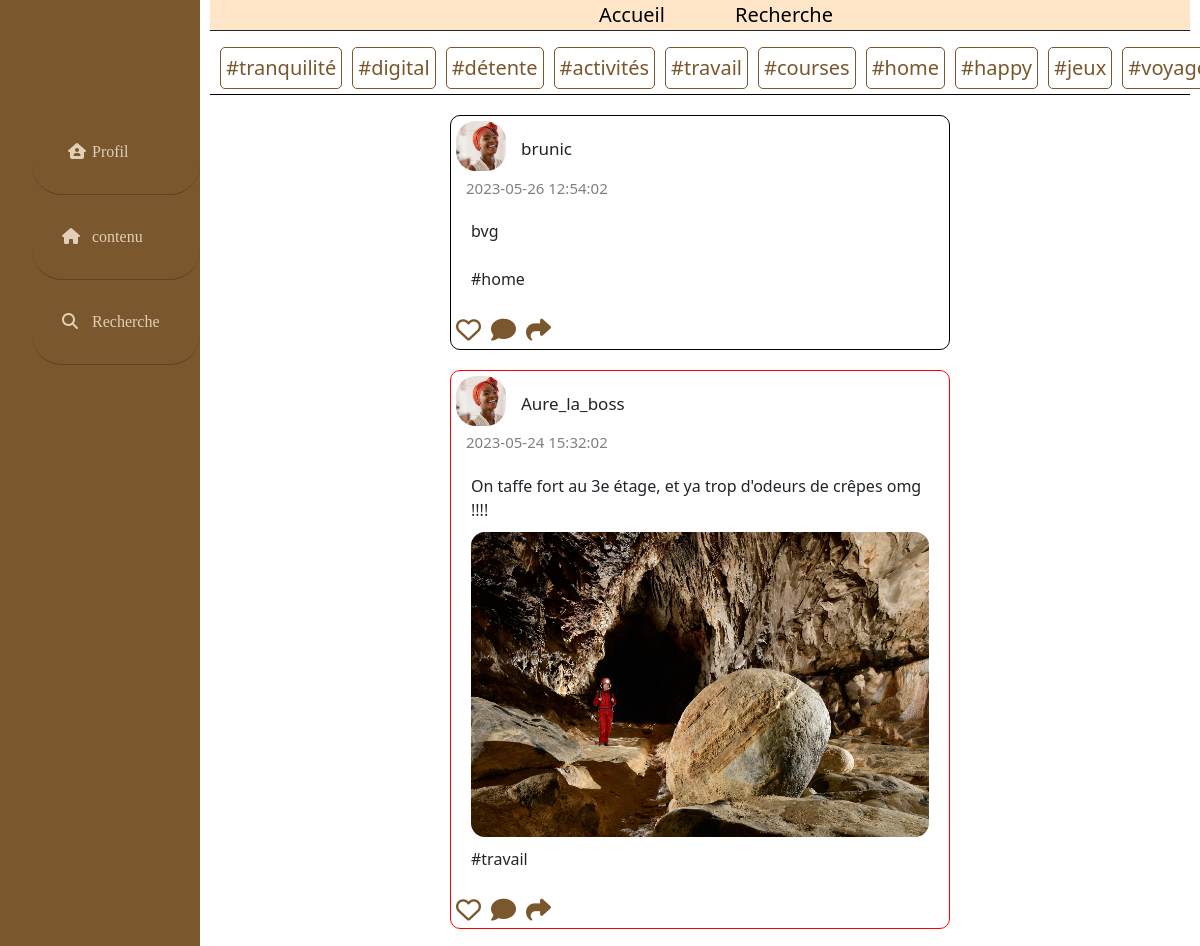
Before: / (upper part) with the older database file.
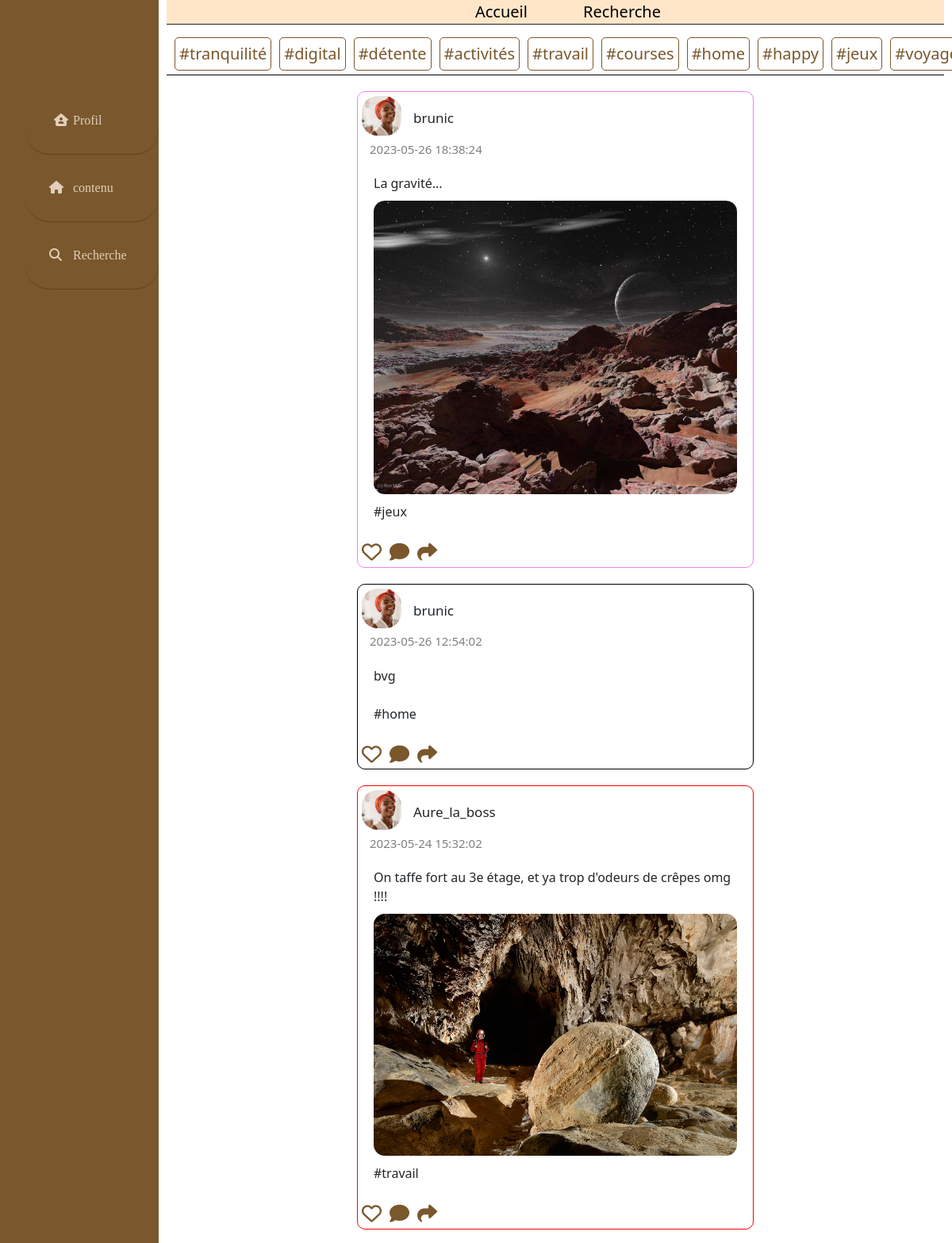
After: the same page with the newer database file.
### tables this page shows
CREATE TABLE `publication` (
  `id` int NOT NULL,
  `user_id` varchar(30) NOT NULL,
  `type` varchar(1000) NOT NULL,
  `tag` varchar(15) NOT NULL,
  `public` int NOT NULL,
  `images` varchar(300) NOT NULL,
  `creation` datetime NOT NULL DEFAULT CURRENT_TIMESTAMP
);

CREATE TABLE `inscription` (
  `id` int NOT NULL,
  `nom` varchar(30) NOT NULL,
  `Prenom` varchar(30) NOT NULL,
  `Pseudo` varchar(15) NOT NULL,
  `passwords` varchar(40) NOT NULL,
  `user_id` varchar(30) NOT NULL,
  `email` varchar(66) NOT NULL
);

### html/index.php (the view, shortened to what this page needs)
<?php
require '../BDD/publication.php';
?>
<!DOCTYPE html>
<html lang="fr">
<head>
    <link href="https://cdn.jsdelivr.net/npm/bootstrap@5.2.2/dist/css/bootstrap.min.css" rel="stylesheet">
    <link rel="stylesheet" href="../css/style.css">
</head>
<body id="body-accueil">
    <div class="ma-page">
      <?php require '../donneesphp/navbar.template.php'; ?>
        <div class="page">
        <?php require '../donneesphp/navbarhorizontal.template.php'  ?>
          <?php require '../donneesphp/tags.template.php' ?>
          <?php
        $requete = $database->prepare('SELECT  * FROM publication ORDER BY creation DESC /* INNER JOIN inscription
        ON publication.nom = inscription.user_id ORDER BY creation DESC */' );
         $requete->execute();
         $publications = $requete->fetchAll();
         foreach($publications as $publication ) {
            $getUser = $database->prepare("SELECT * FROM inscription WHERE id = :postNom");
            $getUser->execute(["postNom" => $publication['user_id']]);
            $user = $getUser->fetch();
           echo '  <div  class="carte-publication-texte '.$publication['tag'].'">
            <div class="identification-carte">
               <div class="image-profil">
                  <img src="../Images/image-profil.jpg" alt="" class="photo-profil">
               </div>
               <span class="nom-utilisateur"> '.$user['Pseudo'].' </span>';
                 echo '
            </div>
            <div class="date-publication">
             <span>
             '.$publication['creation'].'</span>
            </div>
            <div class="texte-publication">
             <span class="text-publication">
              '.$publication['type'].' <br>';
              if($publication['images'] != null){
                echo '<img alt="image" class="img-pub" src= "'.$publication['images'].'">';
              } else {
                 echo ' <img alt="image" style="display: none;" class="img-pub" src= "Noimage">';
                }
              echo ' <br>';
              if (isset($publication['tag'])) {
                echo '#'.$publication['tag'].'';
              } else {
                echo $publication['tag'];
              }
              echo '
               </span>
            </div>
            <div class="les-trois-boutons">
               <a class="jaime">
                   <i class="fa-regular fa-heart"></i>
               </a>
               <a class="commentaires">
                   <i class="fa-solid fa-comment"></i>
               </a>
                <a class="envoyer">
                    <i class="fa-sharp fa-solid fa-share"></i>
                </a>
           </div>
           </div> ';
            }
         ?>
        </div>
    </div>
</body>
</html>

Changed rows visible on the page:
added publication: inscription.Pseudo "brunic", creation "2023-05-26 18:38:24", type "La gravité...", images (picture), tag "jeux"
